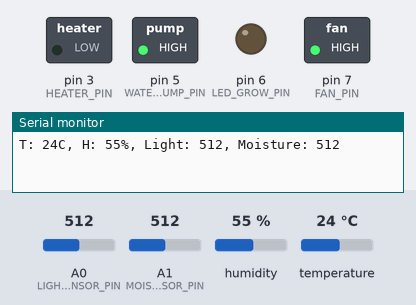
Recording of a sketch running on a simulated Arduino Uno, built with avr-gcc and run on an emulated ATmega328P. Parts: switched loads named in the sketch (green lamp = pin HIGH), output pins drawn as LEDs (lit = HIGH), the last lines printed to the serial monitor. Inputs (shaded band) come from the test bench; at power-on: temperature 24 °C, A0 (LIGHT_SENSOR_PIN) = 512, humidity 55 %, A1 (MOISTURE_SENSOR_PIN) = 512.

Above: at 1.8 s.
1.9 s: temperature set to 21 °C
At 2.4 s:
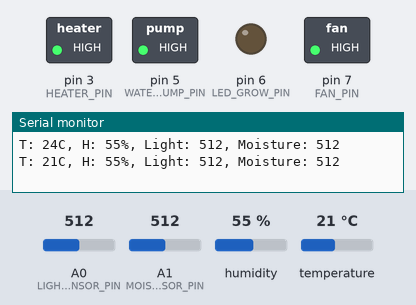
3.5 s: A0 (LIGHT_SENSOR_PIN) set to 489
At 5.1 s:
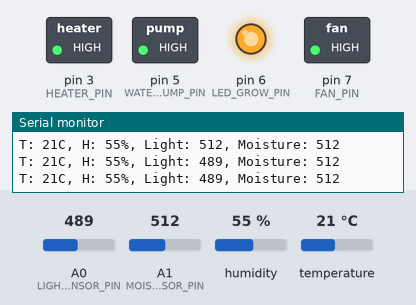
5.5 s: humidity set to 51 %
At 6.6 s:
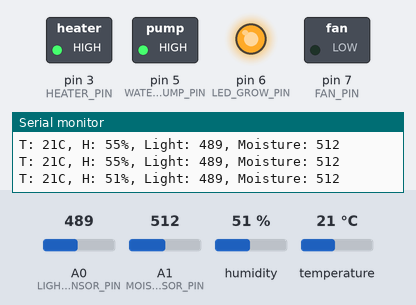
7.5 s: A0 (LIGHT_SENSOR_PIN) set to 716
At 9.2 s:
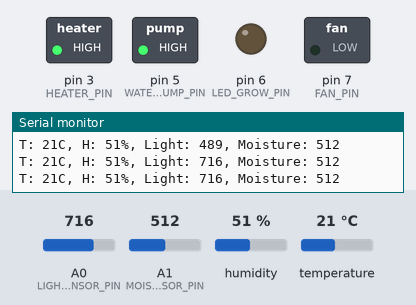
9.5 s: A0 (LIGHT_SENSOR_PIN) set to 306
At 10.8 s:
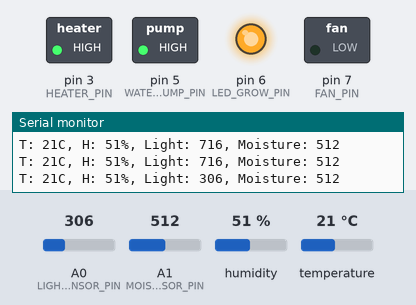
11.5 s: temperature set to 28 °C
At 12.3 s:
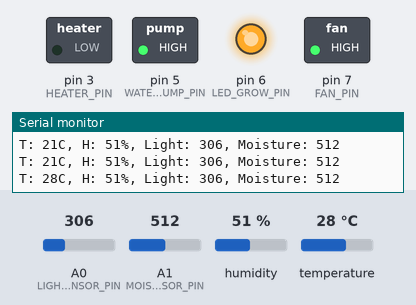
Timing chart, 0 to 14.5 s (numbered marks = the images above; inputs shaded):
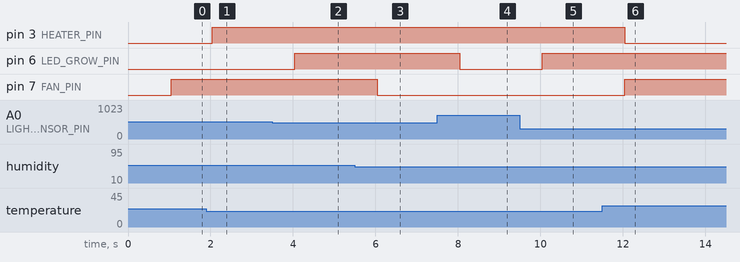

The sketch:

Kandaurov__greenhouse.ino
```cpp
#include <dht.h>

dht envSensor;

const int DHT_PIN             = 8;
const int LIGHT_SENSOR_PIN    = A0;
const int MOISTURE_SENSOR_PIN = A1;

const int LED_GROW_PIN        = 6;
const int WATER_PUMP_PIN      = 5;
const int HEATER_PIN          = 3;
const int FAN_PIN             = 7;

const int OPT_TEMP            = 25;
const int OPT_HUMIDITY        = 50;
const int OPT_MOISTURE        = 400;
const int OPT_LIGHT           = 500;

const int TEMP_TOLERANCE      = 2;
const int HUMID_TOLERANCE     = 2;
const int MOIST_TOLERANCE     = 2;
const int LIGHT_TOLERANCE     = 2;

const long PUMP_RUN_DURATION   = 5000;
const long PUMP_PAUSE_DURATION = 30000;

bool pumpIsOn = false;
unsigned long pumpStartTime = 0;
unsigned long pumpPauseTime = 0;

int smoothRead(int pin, int samples = 5) {
  long sum = 0;
  for (int i = 0; i < samples; i++) {
    sum += analogRead(pin);
    delay(2);
  }
  return sum / samples;
}

void setup() {
  Serial.begin(115200);

  pinMode(LED_GROW_PIN, OUTPUT);
  pinMode(WATER_PUMP_PIN, OUTPUT);
  pinMode(HEATER_PIN, OUTPUT);
  pinMode(FAN_PIN, OUTPUT);

  digitalWrite(LED_GROW_PIN, LOW);
  digitalWrite(WATER_PUMP_PIN, HIGH);
  digitalWrite(HEATER_PIN, LOW);
  digitalWrite(FAN_PIN, LOW);
}

void readSensors(int* temp, int* humidity, int* light, int* moisture) {
  int err = envSensor.read11(DHT_PIN);
  if (err != DHTLIB_OK) {
    *temp = -1;
    *humidity = -1;
  } else {
    *temp = envSensor.temperature;
    *humidity = envSensor.humidity;
  }

  *light = smoothRead(LIGHT_SENSOR_PIN);
  *moisture = smoothRead(MOISTURE_SENSOR_PIN);
}

void controlLight(int light) {
  if (light < OPT_LIGHT - LIGHT_TOLERANCE) {
    digitalWrite(LED_GROW_PIN, HIGH);
  } else if (light > OPT_LIGHT + LIGHT_TOLERANCE) {
    digitalWrite(LED_GROW_PIN, LOW);
  }
}

void controlWater(int moisture) {
  if (moisture < OPT_MOISTURE - MOIST_TOLERANCE) {
    if (!pumpIsOn && (millis() - pumpPauseTime >= PUMP_PAUSE_DURATION)) {
      digitalWrite(WATER_PUMP_PIN, LOW);
      pumpIsOn = true;
      pumpStartTime = millis();
      Serial.println("Pump ON");
    }
  }

  if (pumpIsOn && (millis() - pumpStartTime >= PUMP_RUN_DURATION)) {
    digitalWrite(WATER_PUMP_PIN, HIGH);
    pumpIsOn = false;
    pumpPauseTime = millis();
    Serial.println("Pump OFF");
  }

  if (moisture >= OPT_MOISTURE) {
    digitalWrite(WATER_PUMP_PIN, HIGH);
    pumpIsOn = false;
    pumpStartTime = 0;
    pumpPauseTime = 0;
  }
}

void controlTemperature(int temp) {
  if (temp < OPT_TEMP - TEMP_TOLERANCE) {
    digitalWrite(HEATER_PIN, HIGH);
  } else if (temp >= OPT_TEMP) {
    digitalWrite(HEATER_PIN, LOW);
  }
}

void controlVentilation(int temp, int humidity) {
  if (humidity > OPT_HUMIDITY + HUMID_TOLERANCE || temp > OPT_TEMP + TEMP_TOLERANCE) {
    digitalWrite(FAN_PIN, HIGH);
  } else {
    digitalWrite(FAN_PIN, LOW);
  }
}

void logData(int temp, int humidity, int light, int moisture) {
  Serial.print("T: ");
  Serial.print(temp);
  Serial.print("C, H: ");
  Serial.print(humidity);
  Serial.print("%, Light: ");
  Serial.print(light);
  Serial.print(", Moisture: ");
  Serial.println(moisture);
}

void loop() {
  static unsigned long lastMillis = 0;
  const long interval = 1000;

  if (millis() - lastMillis >= interval) {
    lastMillis = millis();

    int temp, humidity, light, moisture;
    readSensors(&temp, &humidity, &light, &moisture);

    controlLight(light);
    controlWater(moisture);
    controlTemperature(temp);
    controlVentilation(temp, humidity);

    logData(temp, humidity, light, moisture);
  }
}
```

Measured:
- the behaviour switches between 23 and 22 °C on temperature (found by bisection; images 0 and 1)
- the behaviour switches between 498 and 497 on A0 (LIGHT_SENSOR_PIN) (found by bisection; images 1 and 2)
- the behaviour switches between 53 and 52 % on humidity (found by bisection; images 2 and 3)
- after the input at 1.9 s, pin 3 (HEATER_PIN): LOW → HIGH after 0.15 s
- after the input at 3.5 s, pin 6 (LED_GROW_PIN): LOW → HIGH after 0.55 s
- after the input at 5.5 s, pin 7 (FAN_PIN): HIGH → LOW after 0.55 s
- after the input at 7.5 s, pin 6 (LED_GROW_PIN): HIGH → LOW after 0.55 s
- after the input at 9.5 s, pin 6 (LED_GROW_PIN): LOW → HIGH after 0.54 s
- after the input at 11.5 s, pin 3 (HEATER_PIN): HIGH → LOW after 0.54 s; pin 7 (FAN_PIN): LOW → HIGH after 0.54 s
